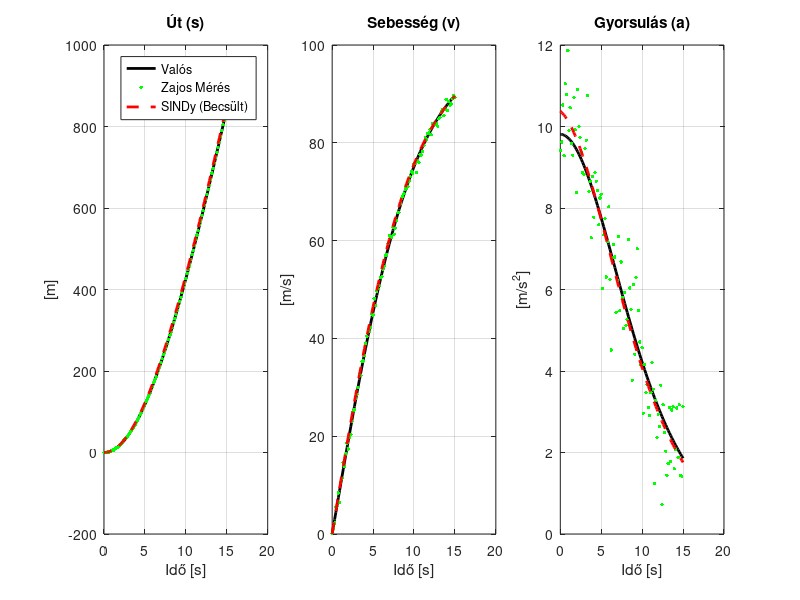

Recreate this plot in MATLAB.
%% DINAMIKUS C_D (REYNOLDS-FÜGGŐ), ZAJ ÉS SINDy VISSZASZIMULÁLÁS
clear; clc; close all;

% --- 1. Fizikai Paraméterek ---
m = 0.5; g = 9.81; rho = 1.225; D = 0.05; A = (pi * D^2) / 4; mu = 1.81e-5;

% White-féle approximáció
Re_func = @(v) (rho * max(abs(v), 1e-6) * D) / mu;
Cd_func = @(v) 24 ./ Re_func(v) + 6 ./ (1 + sqrt(Re_func(v))) + 0.4;

% Valós ODE
ode_func_valos = @(t, x) [x(2); g - (Cd_func(x(2)) * rho * A * x(2)^2) / (2 * m)];

% Fix időlépések az egyszerűbb összehasonlításért (5 mp, 100 lépés)
t_span = linspace(0, 15, 100)'; 
[~, x_valos] = ode45(ode_func_valos, t_span, [0; 0]);

s_valos = x_valos(:, 1);
v_valos = x_valos(:, 2);

% Valós gyorsulás kiszámítása
a_valos = zeros(size(v_valos));
for i = 1:length(v_valos)
    a_valos(i) = g - (Cd_func(v_valos(i)) * rho * A * v_valos(i)^2) / (2 * m);
end

%% --- 1.5 ZAJ HOZZÁADÁSA (A "Valóság" szimulálása) ---
% Állítsd ezt az értéket! Kezdjük egy nagyon pici, pl. 0.05-ös zajjal.
zaj_szint = 0.9; 

rng(42); % Fixáljuk a véletlent, hogy a futtatások összehasonlíthatók legyenek
s_zajos = s_valos + zaj_szint * randn(size(s_valos));
v_zajos = v_valos + zaj_szint * randn(size(v_valos));
a_zajos = a_valos + zaj_szint * randn(size(a_valos));

%% --- 2. SINDy ALGORITMUS (A ZAJOS adatokon) ---
a_ismert = g .* ones(size(t_span));
a_maradek = a_zajos - a_ismert; % A SINDy a zajos gyorsulásból dolgozik

% Könyvtár építése a ZAJOS állapotváltozókból
Theta = [ones(size(s_zajos)), s_zajos, v_zajos, s_zajos.*v_zajos, ...
         s_zajos.^2, v_zajos.^2, (s_zajos.^2).*v_zajos, s_zajos.*(v_zajos.^2), ...
         s_zajos.^3, v_zajos.^3]; 

konyvtar_nevek = {'1', 's', 'v', 's*v', 's^2', 'v^2', 's^2*v', 's*v^2', 's^3', 'v^3'};

% SINDy optimalizálás
lambda = 0.0001; % Nagyon kicsi küszöb
Xi = Theta \ a_maradek; 
for k = 1:10
    kis_indexek = (abs(Xi) < lambda);
    Xi(kis_indexek) = 0;
    nagy_indexek = ~kis_indexek;
    if any(nagy_indexek)
        Xi(nagy_indexek) = Theta(:, nagy_indexek) \ a_maradek;
    end
end

%% --- 3. A SINDy MODELL VISSZASZIMULÁLÁSA ---
% a_sindy = g + Theta(pillanatnyi) * Xi
ode_func_sindy = @(t, x) [
    x(2); 
    g + [1, x(1), x(2), x(1)*x(2), x(1)^2, x(2)^2, (x(1)^2)*x(2), x(1)*(x(2)^2), x(1)^3, x(2)^3] * Xi
];

% Szimuláció futtatása a megtalált (zajon tanult) egyenlettel
[~, x_sindy] = ode45(ode_func_sindy, t_span, [0; 0]);
s_sindy = x_sindy(:, 1);
v_sindy = x_sindy(:, 2);

% A becsült gyorsulás kiszámítása a grafikonhoz
a_sindy = zeros(size(t_span));
for i = 1:length(t_span)
    Theta_aktualis = [1, s_sindy(i), v_sindy(i), s_sindy(i)*v_sindy(i), ...
                      s_sindy(i)^2, v_sindy(i)^2, (s_sindy(i)^2)*v_sindy(i), s_sindy(i)*(v_sindy(i)^2), ...
                      s_sindy(i)^3, v_sindy(i)^3];
    a_sindy(i) = g + Theta_aktualis * Xi;
end

%% --- 4. EREDMÉNYEK KIÍRÁSA ÉS ÁBRÁZOLÁSA ---
clc;
fprintf('--- SINDy Által Talált Egyenlet (Zajszint: %.3f, Lambda: %.4f) ---\n', zaj_szint, lambda);
talalt = false;
for i = 1:length(Xi)
    if Xi(i) ~= 0
        fprintf('%6s tag együtthatója: %8.4f\n', konyvtar_nevek{i}, Xi(i));
        talalt = true;
    end
end
if ~talalt
    fprintf('A SINDy csak a konstans gravitációt hagyta meg.\n');
end

% Ábrázolás
figure('Name', 'Valós vs. Zajos Mérés vs. SINDy', 'Position', [100, 100, 1200, 400]);

subplot(1,3,1);
plot(t_span, s_valos, 'k', 'LineWidth', 2); hold on;
plot(t_span, s_zajos, 'g.', 'MarkerSize', 8);
plot(t_span, s_sindy, 'r--', 'LineWidth', 2);
title('Út (s)'); xlabel('Idő [s]'); ylabel('[m]'); 
legend('Valós', 'Zajos Mérés', 'SINDy (Becsült)', 'Location', 'best'); grid on;

subplot(1,3,2);
plot(t_span, v_valos, 'k', 'LineWidth', 2); hold on;
plot(t_span, v_zajos, 'g.', 'MarkerSize', 8);
plot(t_span, v_sindy, 'r--', 'LineWidth', 2);
title('Sebesség (v)'); xlabel('Idő [s]'); ylabel('[m/s]'); 
grid on;

subplot(1,3,3);
plot(t_span, a_valos, 'k', 'LineWidth', 2); hold on;
plot(t_span, a_zajos, 'g.', 'MarkerSize', 8);
plot(t_span, a_sindy, 'r--', 'LineWidth', 2);
title('Gyorsulás (a)'); xlabel('Idő [s]'); ylabel('[m/s^2]'); 
grid on;
